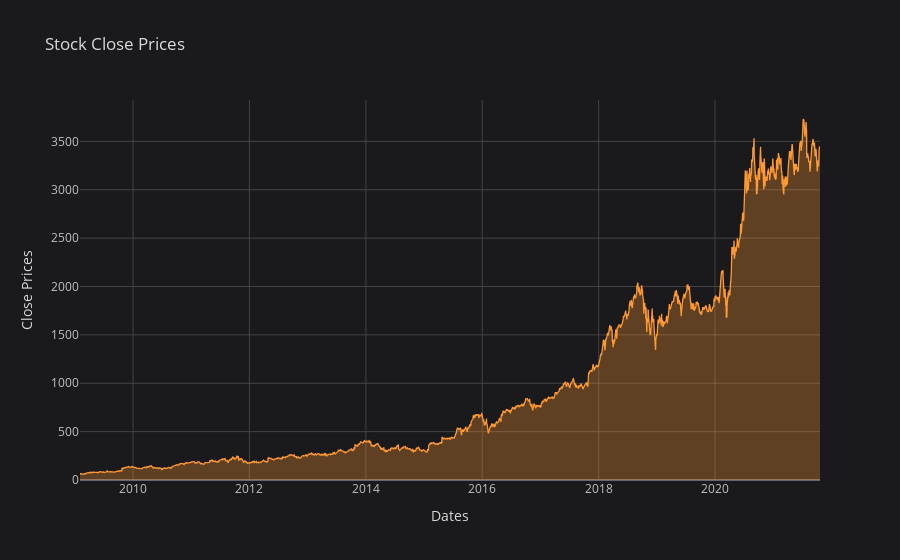

The notebook cell this image was saved under:
### Markdown cell above
## Data Visualization

### Code cell
amzn_close.iplot(title='Stock Close Prices', fill = True, xTitle='Dates',yTitle='Close Prices', theme='space')

### Figure 1 — Plotly figure (JSON) as saved in the notebook; plotly's stock layout.template omitted (floating-point values rounded to 4 significant figures; data arrays with more than 128 entries replaced by an {"elided": "..."} marker saying what was removed)
{"data": [{"fill": "tozeroy", "fillcolor": "rgba(255, 153, 51, 0.3)", "line": {"color": "rgba(255, 153, 51, 1.0)", "dash": "solid", "shape": "linear", "width": 1.3}, "mode": "lines", "name": "Close", "text": "", "type": "scatter", "x": {"elided": "3204 str values"}, "y": {"elided": "3204 float values"}}], "layout": {"legend": {"bgcolor": "#1A1A1C", "font": {"color": "#D9D9D9"}}, "paper_bgcolor": "#1A1A1C", "plot_bgcolor": "#1A1A1C", "title": {"font": {"color": "#D9D9D9"}, "text": "Stock Close Prices"}, "xaxis": {"gridcolor": "#434343", "showgrid": true, "tickfont": {"color": "#C2C2C2"}, "title": {"font": {"color": "#D9D9D9"}, "text": "Dates"}, "zerolinecolor": "#666570"}, "yaxis": {"gridcolor": "#434343", "showgrid": true, "tickfont": {"color": "#C2C2C2"}, "title": {"font": {"color": "#D9D9D9"}, "text": "Close Prices"}, "zerolinecolor": "#666570"}}}
